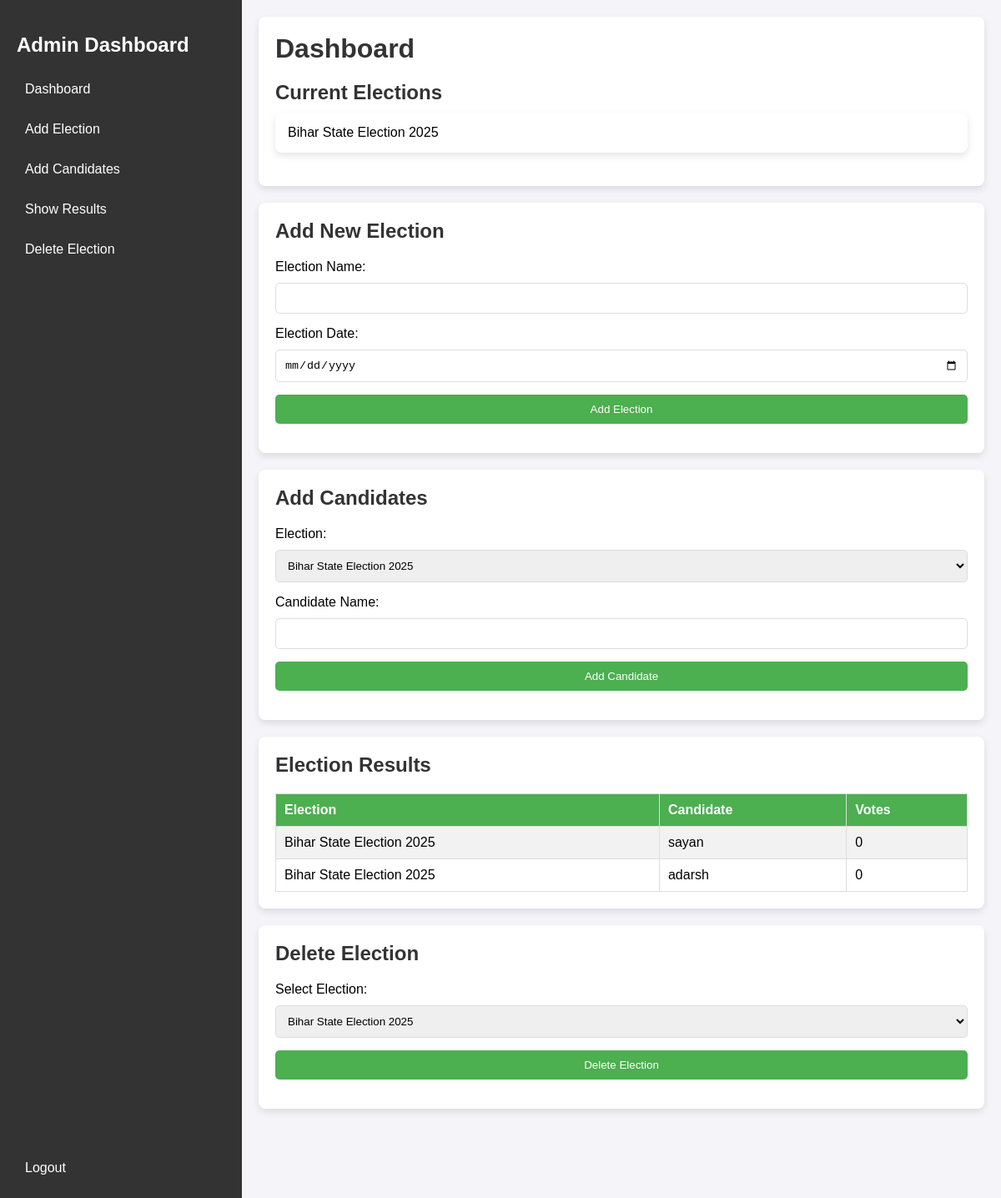
The app's page /admin_dashboard.php (signed in), older data.
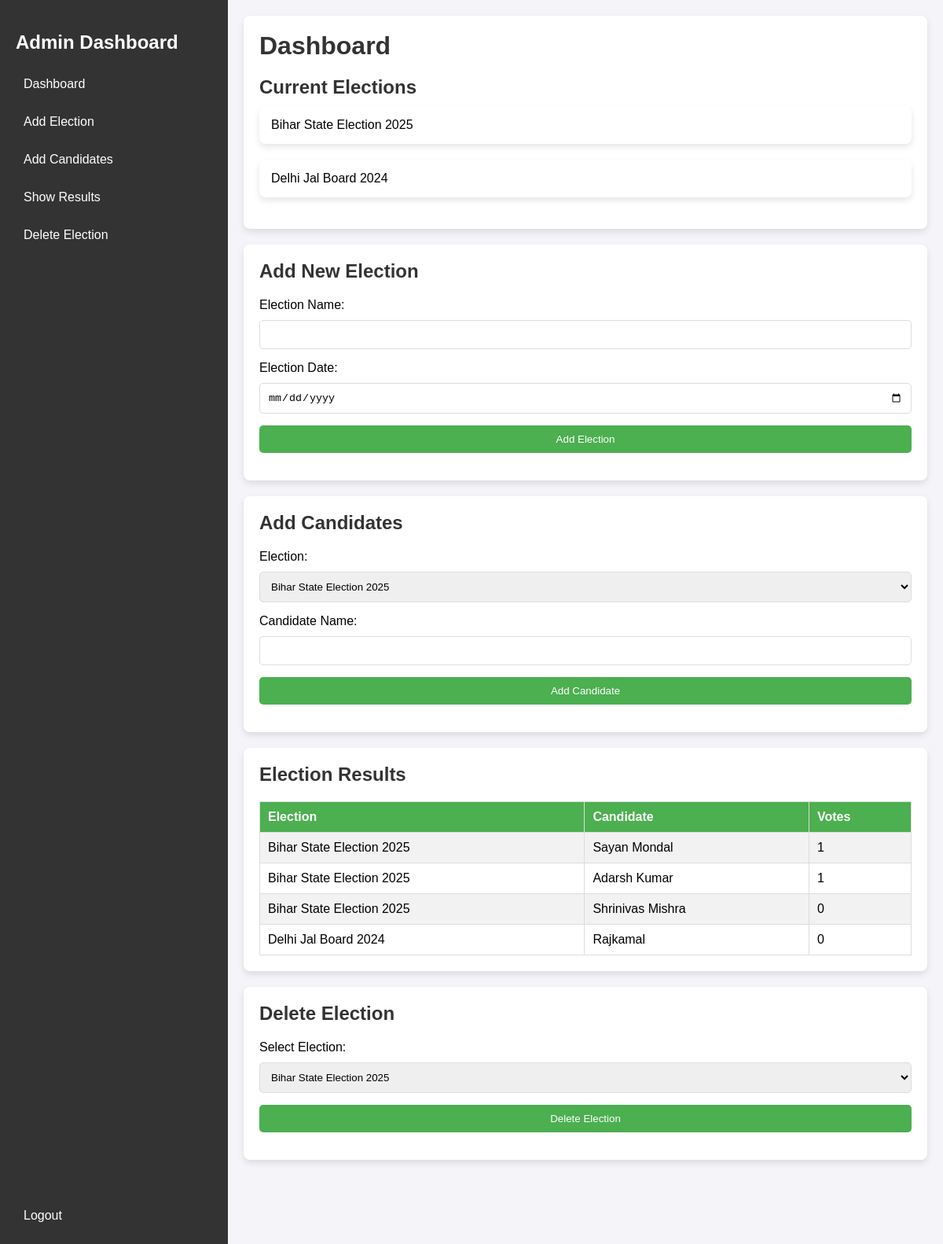
The same page, newer data.
### tables this page shows
CREATE TABLE `elections` (
  `id` int(11) NOT NULL,
  `name` varchar(255) NOT NULL,
  `election_date` date NOT NULL,
  `created_at` timestamp NOT NULL DEFAULT current_timestamp(),
  `description` text DEFAULT NULL,
  `status` enum('upcoming','ongoing','completed') DEFAULT 'upcoming'
);

CREATE TABLE `candidates` (
  `id` int(11) NOT NULL,
  `election_id` int(11) NOT NULL,
  `name` varchar(255) NOT NULL,
  `votes` int(11) DEFAULT 0,
  `created_at` timestamp NOT NULL DEFAULT current_timestamp()
);

### admin_dashboard.php (the view, shortened to what this page needs)
<?php
$servername = "localhost";
$username = "root";
$password = "";
$dbname = "voting_system";
$conn = new mysqli($servername, $username, $password, $dbname);
?>
<!DOCTYPE html>
<html lang="en">
<head>
</head>
<body>
    <div class="sidebar">
        <div>
            <h2>Admin Dashboard</h2>
            <a href="#dashboard">Dashboard</a>
            <a href="#add-election">Add Election</a>
            <a href="#add-candidates">Add Candidates</a>
            <a href="#show-results">Show Results</a>
            <a href="#delete-election">Delete Election</a>
        </div>
        <div>
            <a href="logout.php">Logout</a>
        </div>
    </div>
    <div class="main-content">
        <div id="dashboard" class="card">
            <h1>Dashboard</h1>
            <h2>Current Elections</h2>
            <div class="elections">
                <?php
                $result = $conn->query("SELECT * FROM elections");
                while ($row = $result->fetch_assoc()) {
                    echo "<div class='box' onclick=\"window.location.href='election_details.php?id=" . $row['id'] . "'\">" . htmlspecialchars($row['name']) . "</div>";
                }
                ?>
            </div>
        </div>
        <div id="add-election" class="card">
            <h2>Add New Election</h2>
            <form action="add_election.php" method="POST">
                <label for="name">Election Name:</label>
                <input type="text" id="name" name="election_name" required>
                <label for="date">Election Date:</label>
                <input type="date" id="date" name="election_date" required>
                <input type="submit" value="Add Election">
            </form>
        </div>
        <div id="add-candidates" class="card">
            <h2>Add Candidates</h2>
            <form action="add_candidate.php" method="POST">
                <label for="election_id">Election:</label>
                <select id="election_id" name="election_id" required>
                    <?php
                    $result = $conn->query("SELECT * FROM elections");
                    while ($row = $result->fetch_assoc()) {
                        echo "<option value='" . $row['id'] . "'>" . htmlspecialchars($row['name']) . "</option>";
                    }
                    ?>
                </select>
                <label for="candidate_name">Candidate Name:</label>
                <input type="text" id="candidate_name" name="candidate_name" required>
                <input type="submit" value="Add Candidate">
            </form>
        </div>
        <div id="show-results" class="card">
            <h2>Election Results</h2>
            <?php
            $result = $conn->query("SELECT elections.name as election_name, candidates.name as candidate_name, candidates.votes FROM candidates JOIN elections ON candidates.election_id = elections.id ORDER BY elections.id, candidates.votes DESC");
            echo "<table>";
            echo "<tr><th>Election</th><th>Candidate</th><th>Votes</th></tr>";
            while ($row = $result->fetch_assoc()) {
                echo "<tr><td>" . htmlspecialchars($row['election_name']) . "</td><td>" . htmlspecialchars($row['candidate_name']) . "</td><td>" . htmlspecialchars($row['votes']) . "</td></tr>";
            }
            echo "</table>";
            ?>
        </div>
        <div id="delete-election" class="card">
            <h2>Delete Election</h2>
            <form action="delete_election.php" method="POST">
                <label for="election_id_delete">Select Election:</label>
                <select id="election_id_delete" name="election_id_delete" required>
                    <?php
                    $result = $conn->query("SELECT * FROM elections");
                    while ($row = $result->fetch_assoc()) {
                        echo "<option value='" . $row['id'] . "'>" . htmlspecialchars($row['name']) . "</option>";
                    }
                    ?>
                </select>
                <input type="submit" value="Delete Election">
            </form>
        </div>
    </div>
</body>
</html>

### admin_dashboard.php (style rules this page uses)
body { font-family: Arial, sans-serif; margin: 0; padding: 0; display: flex; height: 100vh; overflow: hidden; background: #f4f4f9; }
.sidebar { background: #333; color: #fff; width: 250px; padding: 20px; display: flex; flex-direction: column; justify-content: space-between; height: 100vh; }
.sidebar a { color: #fff; text-decoration: none; padding: 10px; margin-bottom: 10px; display: block; border-radius: 5px; transition: background 0.3s; }
.main-content { flex: 1; padding: 20px; overflow-y: auto; }
.main-content h1 { margin: 0 0 20px; color: #333; }
.card { background: #fff; padding: 20px; border-radius: 8px; box-shadow: 0 4px 8px rgba(0,0,0,0.1); margin-bottom: 20px; }
.card h2 { margin: 0 0 10px; color: #333; }
.card form, .card table { margin-top: 20px; }
.card table { width: 100%; border-collapse: collapse; }
.card table th, .card table td { padding: 10px; border: 1px solid #ddd; text-align: left; }
.card table th { background: #4caf50; color: #fff; }
.card table tr:nth-child(even) { background: #f2f2f2; }
label { display: block; margin-bottom: 10px; font-size: 16px; }
input[type="text"], input[type="date"], input[type="number"], select, input[type="submit"] { width: 100%; padding: 10px; margin-bottom: 15px; border: 1px solid #ddd; border-radius: 5px; box-sizing: border-box; }
input[type="submit"] { background: #4caf50; color: #fff; border: none; cursor: pointer; transition: background 0.3s; }
.box { background: #fff; padding: 15px; border-radius: 8px; box-shadow: 0 4px 8px rgba(0,0,0,0.1); margin-bottom: 20px; cursor: pointer; transition: background 0.3s; }

Row changes from the older to the newer data that the page shows:
added elections: name "Delhi Jal Board 2024"
changed candidates: name "sayan" → "Sayan Mondal"; votes "0" → "1"
changed candidates: name "adarsh" → "Adarsh Kumar"; votes "0" → "1"
added candidates: election.name "Bihar State Election 2025", name "Shrinivas Mishra", votes "0"
added candidates: election.name "Delhi Jal Board 2024", name "Rajkamal", votes "0"
